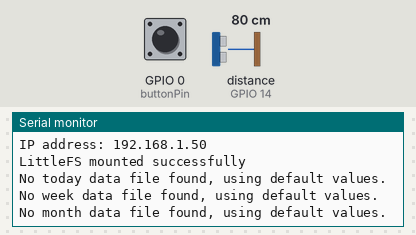
A sketch run on a simulated ESP8266 (NodeMCU). On the bench: the last lines printed to the serial monitor. The test bench sets the inputs (shaded band); at power-on: GPIO 0 (buttonPin) HIGH, distance to the obstacle (sensor on GPIO 14) 80 cm. The echo pulse lasts 58.3 µs per cm; WiFi joins after 1.5 s; servers stay silent unless stated; the local clock reads 2024-03-15 10:24:30 at power-on unless the sketch sets it; storage starts empty; web services answer with replies made up by the test bench.

Above: at 2.7 s.
2.8 s: GPIO 0 (buttonPin) pulled LOW for 0.15 s
At 3.7 s:
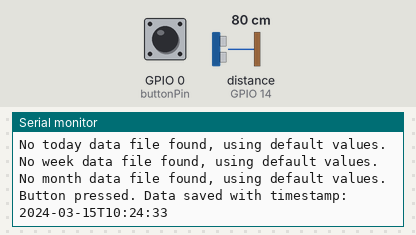
4.5 s: GPIO 0 (buttonPin) pulled LOW for 1 s
At 6.9 s:
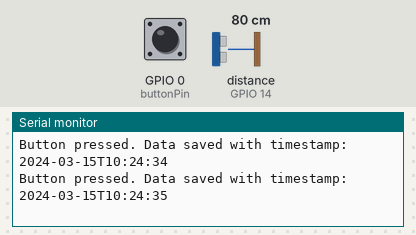

Measured:
- after the input at 2.8 s, the serial monitor: prints a new line after 0.24 s (image 1)
- after the input at 4.5 s, the serial monitor: prints a new line after 0.24 s (image 2)

The sketch:

WaterLevelLoggerEsp8266.ino
```cpp
#include <ESP8266WiFi.h>
#include <ESP8266WebServer.h>
#include <FS.h>
#include <LittleFS.h>
#include <ArduinoJson.h>
#include <ESP8266HTTPClient.h>

// Replace with your SSID and PASSWORD
const char* ssid = "SSID";
const char* password = "PASSWORD";

// pins for HC-SR04 and gpio0
const int trigPin = 12;  // D6 NODEMCU config
const int echoPin = 14;  // D5
const int buttonPin = 0; // D3

ESP8266WebServer server(80);

float todayData[24] = {0};
float weekData[14] = {0};
float monthData[30] = {0};
const char* todayDataFile = "/todayData.json";
const char* weekDataFile = "/weekData.json";
const char* monthDataFile = "/monthData.json";
const char* timeApiUrl = "http://worldtimeapi.org/api/timezone/Asia/Singapore";

void handleRoot();
void handleData();
void handleDistance();
void updateData();
float measureDistance();
String fetchCurrentTime();
void handleButtonPress();
void loadData();
void saveData();

unsigned long lastUpdate = 0;
const unsigned long updateInterval = 10000; // Update every 10 seconds

void setup() {
  Serial.begin(115200);
  delay(10);

  pinMode(trigPin, OUTPUT);
  pinMode(echoPin, INPUT);
  pinMode(buttonPin, INPUT_PULLUP);

  // Connect to wifi
  WiFi.begin(ssid, password);
  Serial.print("Connecting");
  while (WiFi.status() != WL_CONNECTED) {
    delay(500);
    Serial.print(".");
  }
  Serial.println("Connected");
  Serial.print("IP address: ");
  Serial.println(WiFi.localIP());

  // Initialize LittleFS
  if (!LittleFS.begin()) {
    Serial.println("An error has occurred while mounting LittleFS");
    return;
  }
  Serial.println("LittleFS mounted successfully");
  // load stored data
  loadData();
  // Set server routes
  server.on("/", HTTP_GET, handleRoot);
  server.on("/data", HTTP_GET, handleData);
  server.on("/distance", HTTP_GET, handleDistance);
  server.on("/glyph_rep.svg", HTTP_GET, []() {
    File file = LittleFS.open("/glyph_rep.svg", "r");
    if (!file) {
      server.send(404, "text/plain", "File not found");
      return;
    }
    server.streamFile(file, "image/svg+xml");
    file.close();
  });
  // begin
  server.begin();
}

void loop() {
  server.handleClient();

  // check time to plot graph
  unsigned long now = millis();
  if (now - lastUpdate > updateInterval) {
    lastUpdate = now;
    updateData();
  }
  handleButtonPress();
}

// MESSAGE TO REVIEWERS: THE HTML COPIED FROM THE HTML FOLDER LOGGED INTO PREVIOS SESSIONS, ITS NOT TO INFLATE THE CODE
void handleRoot() {
  String html = R"rawliteral(
<!DOCTYPE html>
<html lang="en">
<head>
    <meta charset="UTF-8">
    <meta name="viewport" content="width=device-width, initial-scale=1.0">
    <title>Water Level</title>
    <style>
        body {
            font-family: Arial, sans-serif;
            background-color: rgb(250,239,214);
            color: #333;
            margin: 0;
            padding: 0;
            display: flex;
            justify-content: center;
            align-items: center;
            height: 100vh;
            background-image: url('/glyph_rep.svg');
            background-repeat: repeat;
            background-position: top left;
            background-size: 50px 50px;
            position: relative;
            overflow: hidden;
        }

        body::after {
            content: "";
            position: absolute;
            top: 0;
            left: 0;
            width: 100%;
            height: 100%;
            background-color: rgba(250,239,214,0.7);
            pointer-events: none;
        }

        .spotlight {
            position: absolute;
            width: 200px;
            height: 200px;
            border-radius: 50%;
            background: transparent;
            box-shadow: 0 0 0 100vmax rgba(250,239,214, 0.85);
            pointer-events: none;
            transform: translate(-50%, -50%);
            mix-blend-mode: screen;
        }

        .container {
            text-align: center;
            width: 80%;
            max-width: 800px;
            margin: 0 auto;
            background-color: rgba(255, 255, 255, 0.7);
            padding: 20px;
            border-radius: 10px;
            z-index: 1;
            position: relative;
        }

        h1 {
            margin-bottom: 20px;
        }

        canvas {
            width: 100% !important;
            height: auto !important;
        }

        .buttons {
            margin-top: 20px;
        }

        button {
            margin: 5px;
            padding: 10px 20px;
            font-size: 16px;
            cursor: pointer;
            border: none;
            border-radius: 5px;
            background-color: #007BFF;
            color: white;
        }

        button:hover {
            background-color: #0056b3;
        }
    </style>
</head>
<body>
    <div class="container">
        <h1>Water Level Monitor</h1>
        <canvas id="waterLevelChart"></canvas>
        <div class="buttons">
            <button onclick="plotToday()">Today</button>
            <button onclick="plotLast7Days()">Past Week</button>
            <button onclick="plotMax()">Past Month</button>
        </div>
    </div>
    <div class="spotlight" id="spotlight"></div>
    <script src="https://cdn.jsdelivr.net/npm/chart.js"></script>
    <script>
        const ctx = document.getElementById('waterLevelChart').getContext('2d');
        let waterLevelChart;
        const spotlight = document.getElementById('spotlight');

        function plotData(data, label, xLabels) {
            if (waterLevelChart) {
                waterLevelChart.destroy();
            }

            waterLevelChart = new Chart(ctx, {
                type: 'line',
                data: {
                    labels: xLabels,
                    datasets: [{
                        label: label,
                        data: data,
                        fill: false,
                        borderColor: 'rgb(75, 192, 192)',
                        tension: 0.1
                    }]
                },
                options: {
                    scales: {
                        x: {
                            title: {
                                display: true,
                                text: 'Time'
                            }
                        },
                        y: {
                            title: {
                                display: true,
                                text: 'Water Level (cm)'
                            },
                            min: 0,
                            max: 350
                        }
                    }
                }
            });
        }

        function fetchData() {
            return fetch('/data')
                .then(response => response.json())
                .catch(error => {
                    console.error('Error fetching data:', error);
                });
        }

        function plotToday() {
            fetchData().then(data => {
                if (!data) return;
                const todayData = data.today;
                const xLabels = Array.from({length: todayData.length}, (_, i) => `${i}:00`);
                plotData(todayData, 'Water Level Today', xLabels);
            });
        }

        function plotLast7Days() {
            fetchData().then(data => {
                if (!data) return;
                const last7DaysData = data.week;
                const xLabels = Array.from({length: last7DaysData.length}, (_, i) => `Day ${Math.floor(i / 2) + 1} - ${i % 2 === 0 ? 'AM' : 'PM'}`);
                plotData(last7DaysData, 'Water Level Over Last 7 Days', xLabels);
            });
        }

        function plotMax() {
            fetchData().then(data => {
                if (!data) return;
                const maxData = data.month;
                const xLabels = Array.from({length: maxData.length}, (_, i) => `Day ${i + 1}`);
                plotData(maxData, 'Water Level Over Last 30 Days', xLabels);
            });
        }

        plotToday();

        document.addEventListener('mousemove', function (e) {
            spotlight.style.left = `${e.clientX}px`;
            spotlight.style.top = `${e.clientY}px`;

            const bgShiftX = e.clientX * 0.05;
            const bgShiftY = e.clientY * 0.05;

            document.body.style.backgroundPosition = `${-bgShiftX}px ${-bgShiftY}px`;
        });

        document.addEventListener('mouseleave', function () {
            document.body.style.backgroundPosition = 'top left';
        });

        setInterval(() => {
            fetchData().then(data => {
                if (!data) return;
                console.log('Distance:', data.distance); // For debugging
                plotToday();
                plotLast7Days();
                plotMax();
            });
        }, 10000);
    </script>
</body>
</html>
)rawliteral";
  server.send(200, "text/html", html);
}


//NOTE TO REVIEWER THIS SECTION IS WRITTEN BY AI ASSIST
void handleData() {
  String json = "{";
  json += "\"today\":"; json += "[";
  for (int i = 0; i < 24; i++) json += (i == 0 ? "" : ",") + String(todayData[i]);
  json += "],";
  json += "\"week\":"; json += "[";
  for (int i = 0; i < 14; i++) json += (i == 0 ? "" : ",") + String(weekData[i]);
  json += "],";
  json += "\"month\":"; json += "[";
  for (int i = 0; i < 30; i++) json += (i == 0 ? "" : ",") + String(monthData[i]);
  json += "]}";
  server.send(200, "application/json", json);
}

void handleDistance() {
  float distance = measureDistance();
  String json = "{";
  json += "\"distance\":"; json += String(distance);
  json += "}";
  server.send(200, "application/json", json);
}
// END OF SECTION

void updateData() {
  float distance = measureDistance();
  static unsigned long lastUpdate = 0;
  unsigned long now = millis();

  if (now - lastUpdate > updateInterval) {
    lastUpdate = now;

    for (int i = 0; i < 23; i++) todayData[i] = todayData[i + 1];
    todayData[23] = distance;
    for (int i = 0; i < 13; i++) weekData[i] = weekData[i + 1];
    weekData[13] = distance;
    for (int i = 0; i < 29; i++) monthData[i] = monthData[i + 1];
    monthData[29] = distance;

    // save updated data to littlefs
    saveData();
  }
}

float measureDistance() {
  digitalWrite(trigPin, LOW);
  delayMicroseconds(2);
  digitalWrite(trigPin, HIGH);
  delayMicroseconds(10);
  digitalWrite(trigPin, LOW);

  long duration = pulseIn(echoPin, HIGH);
  float distance = (duration * 0.0344) / 2;  // Convert to cm
  return distance;
}

String fetchCurrentTime() {
  WiFiClient client;
  HTTPClient http;

  http.begin(client, timeApiUrl);
  int httpCode = http.GET();

  //NOT TO REVIEWER THIS SECTION OF THE CODE IS WRITTEN BY CHATGPT
  if (httpCode == HTTP_CODE_OK) {
    String payload = http.getString();
    DynamicJsonDocument json(1024);
    deserializeJson(json, payload);
    String dateTime = json["datetime"].as<String>();
    return dateTime.substring(0, 19);
  } else {
    Serial.println("Failed to fetch time.");
    return "";
  }
}

//end of section
void handleButtonPress() {
  if (digitalRead(buttonPin) == LOW) {
    String timestamp = fetchCurrentTime();
    if (timestamp != "") {
      float distance = measureDistance();
      int currentHour = (millis() / 1000 / 3600) % 24;
      int currentDay = (millis() / 1000 / 86400) % 7;
      int currentMonthDay = (millis() / 1000 / 86400) % 30;
      todayData[currentHour] = distance;
      weekData[currentDay] = distance;
      monthData[currentMonthDay] = distance;
      saveData();

      Serial.println("Button pressed. Data saved with timestamp: " + timestamp);
    }

    delay(500);
  }
}

void loadData() {
  File file;

  file = LittleFS.open(todayDataFile, "r");
  if (file) {
    String content = file.readString();
    DynamicJsonDocument json(1024);
    deserializeJson(json, content);
    for (int i = 0; i < 24; i++) todayData[i] = json["today"][i].as<float>();
    file.close();
  } else {
    Serial.println("No today data file found, using default values.");
  }

  file = LittleFS.open(weekDataFile, "r");
  if (file) {
    String content = file.readString();
    DynamicJsonDocument json(1024);
    deserializeJson(json, content);
    for (int i = 0; i < 14; i++) weekData[i] = json["week"][i].as<float>();
    file.close();
  } else {
    Serial.println("No week data file found, using default values.");
  }

  file = LittleFS.open(monthDataFile, "r");
  if (file) {
    String content = file.readString();
    DynamicJsonDocument json(1024);
    deserializeJson(json, content);
    for (int i = 0; i < 30; i++) monthData[i] = json["month"][i].as<float>();
    file.close();
  } else {
    Serial.println("No month data file found, using default values.");
  }
}

void saveData() {
  File file;

  file = LittleFS.open(todayDataFile, "w");
  if (file) {
    DynamicJsonDocument json(1024);
    json["today"] = JsonArray();
    for (int i = 0; i < 24; i++) json["today"].add(todayData[i]);
    serializeJson(json, file);
    file.close();
  }

  file = LittleFS.open(weekDataFile, "w");
  if (file) {
    DynamicJsonDocument json(1024);
    json["week"] = JsonArray();
    for (int i = 0; i < 14; i++) json["week"].add(weekData[i]);
    serializeJson(json, file);
    file.close();
  }

  file = LittleFS.open(monthDataFile, "w");
  if (file) {
    DynamicJsonDocument json(1024);
    json["month"] = JsonArray();
    for (int i = 0; i < 30; i++) json["month"].add(monthData[i]);
    serializeJson(json, file);
    file.close();
  }
}
```
